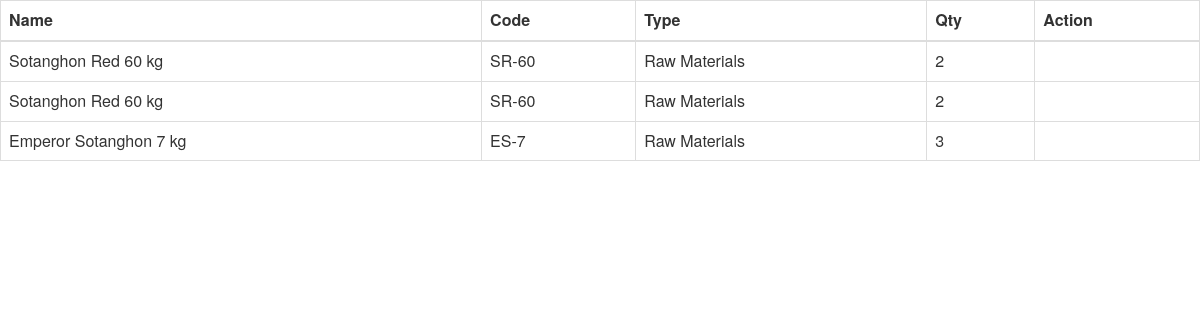
/Products/viewing/3, run on the app's committed database.
### tables this page shows
CREATE TABLE `product_ingredients` (
  `ing_id` int(11) NOT NULL AUTO_INCREMENT,
  `prod_id` int(11) DEFAULT NULL,
  `ing_name` varchar(100) DEFAULT NULL,
  `ing_qty` int(11) DEFAULT NULL,
  `ing_unit` int(11) DEFAULT NULL,
  `ing_material` varchar(100) DEFAULT NULL,
  `ing_startDate` date DEFAULT NULL,
  `ing_endDate` date DEFAULT NULL,
  PRIMARY KEY (`ing_id`)
);

CREATE TABLE `raw_materials` (
  `material_id` int(11) NOT NULL AUTO_INCREMENT,
  `rm_img` mediumtext,
  `rm_code` varchar(20) NOT NULL,
  `rm_name` mediumtext NOT NULL,
  `rm_type` int(11) NOT NULL,
  `rm_weight` varchar(10) NOT NULL,
  `rm_pcs` int(11) NOT NULL,
  `rm_di_length` int(10) DEFAULT NULL,
  `rm_di_width` int(10) DEFAULT NULL,
  `rm_di_height` int(10) DEFAULT NULL,
  `prepared_by` int(11) NOT NULL,
  `prepared_date` timestamp NOT NULL DEFAULT CURRENT_TIMESTAMP ON UPDATE CURRENT_TIMESTAMP,
  `last_edited` int(11) NOT NULL,
  `last_edited_date` timestamp NOT NULL DEFAULT '0000-00-00 00:00:00',
  PRIMARY KEY (`material_id`)
);

CREATE TABLE `raw_materials_type` (
  `rmt_id` int(11) NOT NULL AUTO_INCREMENT,
  `title` varchar(50) NOT NULL,
  `is_show` varchar(1) NOT NULL,
  PRIMARY KEY (`rmt_id`)
);

### application/controllers/Products.php (called while the page is built, shortened)
<?php defined('BASEPATH') OR exit('No direct script access allowed');
class Products extends CI_Controller {
	public function __construct(){
		$this->load->database();
		$this->load->library(array('ion_auth','form_validation'));
		$this->load->helper(array('url','language'));
        $this->load->model('Products_model');
	}
    function viewing($id){
        if($id){
            $data['ings'] = $this->Products_model->getRawMatByProd($id);
            $this->load->view('products/viewing', $data);
        }
    }
}

### index.php (called while the page is built, shortened)
<?php
require_once BASEPATH.'core/CodeIgniter.php';

### application/models/Products_model.php (called while the page is built, shortened)
<?php
class Products_model extends CI_Model {
	public function getRawMatByProd($id){
		if($id){
			$this->db->where('prod_id', $id);
			return $this->db->get('product_ingredients')->result();
		}
	}
	public function getRawInfo($id){
		if($id){
			$this->db->join('raw_materials_type', 'raw_materials_type.rmt_id = raw_materials.rm_type');
			$this->db->where('material_id', $id);
			return $this->db->get('raw_materials')->row();
		}
	}
}
?>

### application/views/products/viewing.php (the view)
<link rel="stylesheet" type="text/css" href="<?= base_url('assets/css/bootstrap.min.css') ?>">
<div class="row">
      <div class="col-md-12">
        <table class="table table-bordered" id="priceList">
          <thead>
            <th>Name</th>
            <th>Code</th>
            <th>Type</th>
            <th>Qty</th>
            <th>Action</th>
          </thead>
          <tbody>
            <?php
              foreach($ings as $ing){
                $rawInfo = $this->Products_model->getRawInfo($ing->ing_name);
            ?>
              <tr>
                <td><?= $rawInfo->rm_name ?></td>
                <td><?= $rawInfo->rm_code ?></td>
                <td><?= $rawInfo->title ?></td>
                <td><?= $ing->ing_qty ?></td>
                <td><a href="" class="btn btn-"><i class="fa fa-eye"></i></a></td>
              </tr>
            <?php
              }
            ?>
          </tbody>
        </table>
      </div>
    </div>

### data on the page
product_ingredients: raw_materials.rm_name "Sotanghon Red 60 kg", raw_materials.rm_code "SR-60", raw_materials_type.title "Raw Materials", ing_qty "2"
product_ingredients: raw_materials.rm_name "Sotanghon Red 60 kg", raw_materials.rm_code "SR-60", raw_materials_type.title "Raw Materials", ing_qty "2"
product_ingredients: raw_materials.rm_name "Emperor Sotanghon 7 kg", raw_materials.rm_code "ES-7", raw_materials_type.title "Raw Materials", ing_qty "3"
